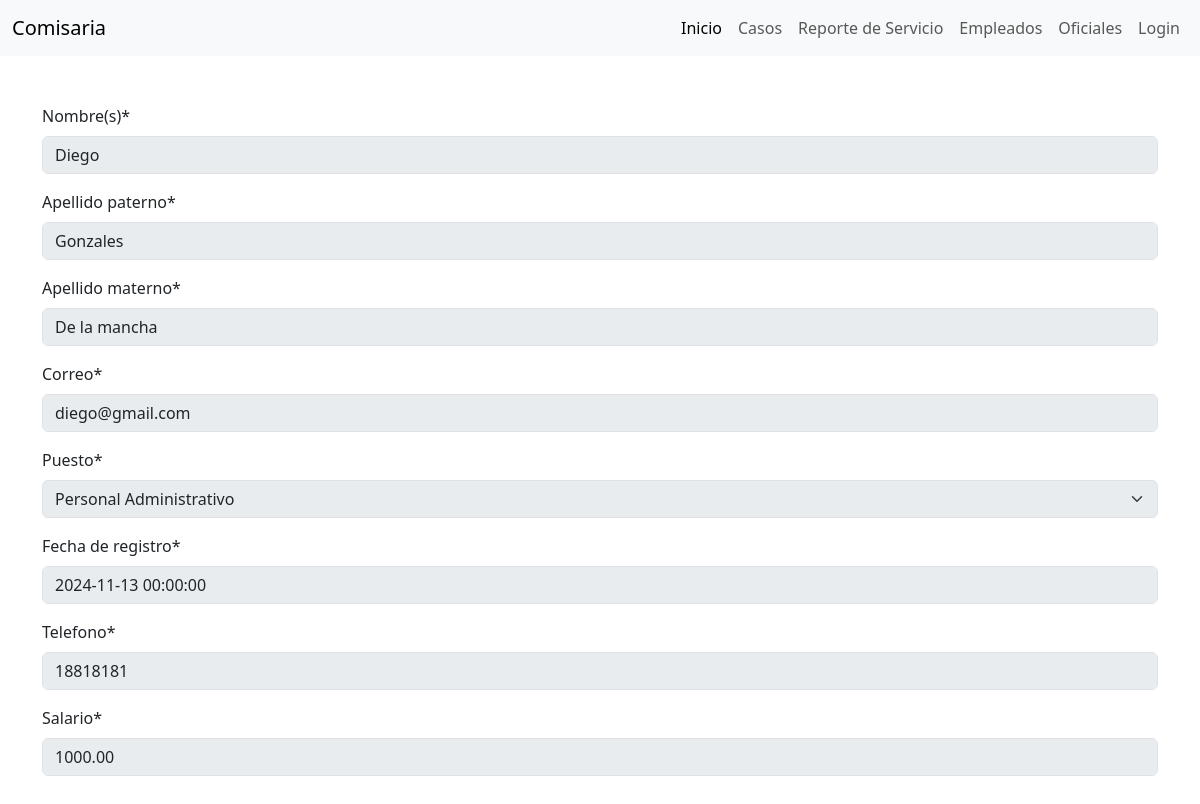
The app's page /comisaria/empleado/2 with its own data.
### Comisaria/models.py (models this page shows, shortened)
class Empleado(AbstractUser):
    class Puesto(models.IntegerChoices):
        ADMINISTRATIVO = 1, "Personal Administrativo"
        INTELIGENCIA = 2, "Analistas de Inteligencia"
        FORENSE = 3, "Técnico Forense"
        ARCHIVO = 4, "Personal del Archivo"
        COMUNICACION = 5, "Operador de Comunicación"
        PSICOLOGIA = 6, "Psicólogos"
        MANTENIMIENTO = 7, "Personal de Mantenimiento"
        HUMANOS = 8, "Encargado de Recursos Humanos"
        TI = 9, "Tecnicos de Sistemas Informaticos"
        OFICIAL = 10, "Oficial"
    first_name = models.CharField(max_length=50, default='', blank=False, verbose_name='Nombre(s)')
    last_name = models.CharField(max_length=50, default='', blank=False, verbose_name='Apellido paterno')
    last_name2 = models.CharField(max_length=50, default='', blank=False, verbose_name='Apellido materno')
    email = models.EmailField(unique=True, verbose_name='Correo')
    puesto = models.IntegerField(choices=Puesto.choices, default=Puesto.ADMINISTRATIVO, verbose_name='Puesto')
    register_date = models.DateTimeField(default= timezone.now, null=True, blank=False, verbose_name='Fecha de registro')
    num_phone = models.CharField(max_length=14, default='', blank=False, verbose_name='Telefono')
    salario = models.DecimalField(max_digits=10, decimal_places=2, default=0.00,blank=False ,verbose_name='Salario')
    class Meta:
        verbose_name = 'Empleado'
        verbose_name_plural = 'Empleados'

### Comisaria/views.py (the view)
# urls.py: path( "empleado/<int:pk>", views.EmpleadoDetallesView.as_view(), name="empleado_deta"),
class EmpleadoDetallesView(generic.DetailView):
    model = Empleado
    template_name = "comisaria/DETALLES/detalles.html"
    context_object_name="empleado"
    def get_context_data(self, **kwargs):
        context = super().get_context_data(**kwargs)
        context['form'] = EmpleadoDetailForm(instance=self.object)
        return context

### Comisaria/forms.py
class EmpleadoDetailForm(DetailBaseForm):
    class Meta:
        model = Empleado
        fields = ['first_name', 'last_name','last_name2', 'email', 'puesto', 'register_date', 'num_phone', 'salario']

### Comisaria/templates/comisaria/DETALLES/detalles.html (shortened to what this page needs)
{% extends 'comisaria/base.html' %}
{% load crispy_forms_tags %}
{% block contenido %}
<div class="container my-5">
    <form>
        {{ form|crispy }}
    </form>
</div>
{% endblock %}

### records on screen
Empleado: first_name "Diego", last_name "Gonzales", last_name2 "De la mancha", email "diego@gmail.com", puesto "Personal Administrativo", register_date "2024-11-13 00:00:00", num_phone "18818181", salario "1000.00"
